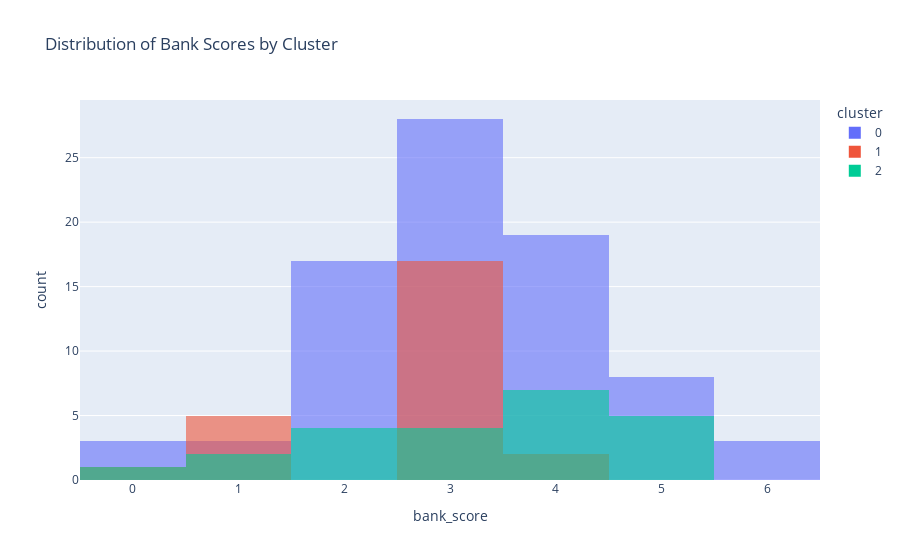

Write notebook code for a chart like this one.
### Code cell
# Use k-means to cluster data and plot distribution of bank scores by cluster
from sklearn.cluster import KMeans
import plotly.express as px
kmeans = KMeans(n_clusters=3, random_state=42, n_init='auto').fit(scaled_data)
umap_df['cluster'] = kmeans.labels_
fig = px.histogram(
    umap_df, x="bank_score", color="cluster",
    opacity=0.6, barmode='overlay', title="Distribution of Bank Scores by Cluster"
)
fig.show()
fig.write_image("umap_bank_score.png")

### Figure 1 — Plotly figure (JSON) as saved in the notebook; plotly's stock layout.template omitted (floating-point values rounded to 4 significant figures)
{"data": [{"alignmentgroup": "True", "bingroup": "x", "hovertemplate": "cluster=0<br>bank_score=%{x}<br>count=%{y}<extra></extra>", "legendgroup": "0", "marker": {"color": "#636efa", "opacity": 0.6, "pattern": {"shape": ""}}, "name": "0", "offsetgroup": "0", "orientation": "v", "showlegend": true, "type": "histogram", "x": [4, 3, 2, 4, 3, 4, 4, 3, 5, 2, 2, 4, 4, 4, 3, 3, 2, 3, 0, 3, 3, 2, 5, 4, 0, 4, 3, 2, 4, 2, 2, 5, 4, 3, 4, 6, 2, 3, 4, 3, 6, 3, 3, 5, 2, 2, 5, 3, 4, 1, 3, 4, 0, 2, 5, 3, 3, 3, 2, 1, 5, 3, 1, 2, 4, 6, 2, 3, 3, 3, 4, 4, 3, 5, 4, 3, 3, 3, 2, 3, 2], "xaxis": "x", "yaxis": "y"}, {"alignmentgroup": "True", "bingroup": "x", "hovertemplate": "cluster=1<br>bank_score=%{x}<br>count=%{y}<extra></extra>", "legendgroup": "1", "marker": {"color": "#EF553B", "opacity": 0.6, "pattern": {"shape": ""}}, "name": "1", "offsetgroup": "1", "orientation": "v", "showlegend": true, "type": "histogram", "x": [4, 1, 3, 3, 3, 3, 3, 0, 1, 4, 3, 3, 1, 3, 3, 3, 3, 1, 3, 1, 3, 3, 3, 3, 3], "xaxis": "x", "yaxis": "y"}, {"alignmentgroup": "True", "bingroup": "x", "hovertemplate": "cluster=2<br>bank_score=%{x}<br>count=%{y}<extra></extra>", "legendgroup": "2", "marker": {"color": "#00cc96", "opacity": 0.6, "pattern": {"shape": ""}}, "name": "2", "offsetgroup": "2", "orientation": "v", "showlegend": true, "type": "histogram", "x": [1, 2, 4, 5, 4, 4, 4, 4, 3, 4, 2, 5, 0, 2, 5, 1, 4, 3, 3, 3, 2, 5, 5], "xaxis": "x", "yaxis": "y"}], "layout": {"barmode": "overlay", "legend": {"title": {"text": "cluster"}, "tracegroupgap": 0}, "title": {"text": "Distribution of Bank Scores by Cluster"}, "xaxis": {"anchor": "y", "domain": [0, 1], "title": {"text": "bank_score"}}, "yaxis": {"anchor": "x", "domain": [0, 1], "title": {"text": "count"}}}}
